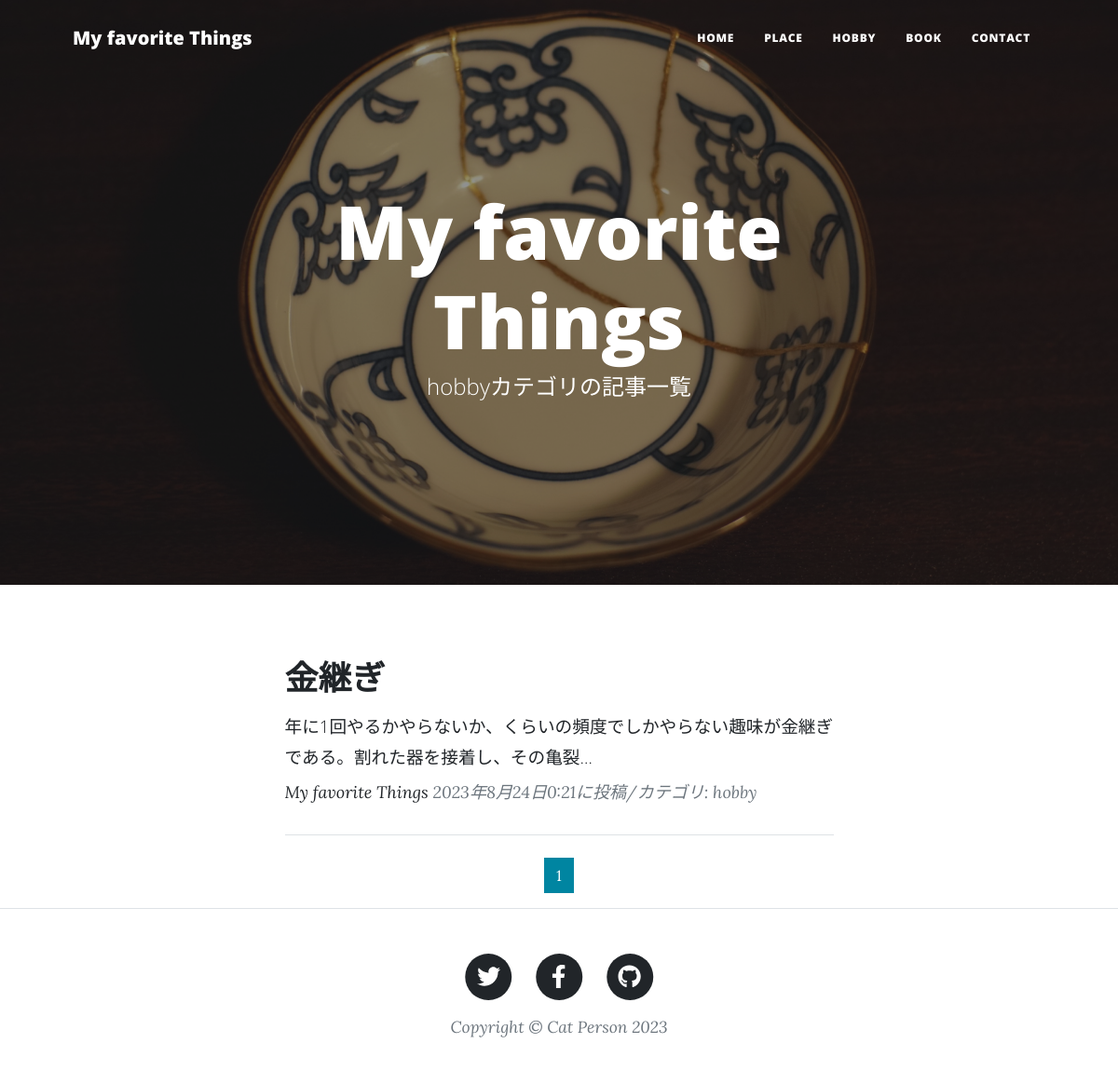
The page /hobby-list/ on the database its author committed.
### blogapp/models.py (models this page shows, shortened)
class BlogPost(models.Model):
    CATEGORY=(('place', '場所'),
              ('hobby', '趣味'),
              ('book', '本'))
    title=models.CharField(
        verbose_name='タイトル',
        max_length=200
    )
    content=models.TextField(
        verbose_name='本文'
    )
    posted_at=models.DateTimeField(
        verbose_name='投稿日時',
        auto_now_add=True
    )
    category=models.CharField(
        verbose_name='カテゴリ',
        max_length=50,
        choices=CATEGORY
    )

### blogapp/views.py (the view)
class HobbyView(ListView):
    template_name='hobby_list.html'
    model=BlogPost
    context_object_name='hobby_records'
    queryset=BlogPost.objects.filter(
        category='hobby').order_by('-posted_at')
    paginate_by=2

### blogapp/templates/hobby_list.html (shortened to what this page needs)
{% extends 'base.html' %}
{% load static %}
{% block header %}
<header class="masthead"
        style="background-image: url({% static 'assets/img/kintsugi.JPG'%})">
    <div class="container position-relative px-4 px-lg-5">
        <div class="row gx-4 gx-lg-5 justify-content-center">
            <div class="col-md-10 col-lg-8 col-xl-7">
                <div class="site-heading">
                    <h1>My favorite Things</h1>
                    <span class="subheading">hobbyカテゴリの記事一覧</span>
                </div>
            </div>
        </div>
    </div>
</header>
{% endblock %}
{% block contents %}
<div class="container px-4 px-lg-5">
    <div class="row gx-4 gx-lg-5 justify-content-center">
        <div class="col-md-10 col-lg-8 col-xl-7">
            {% for record in hobby_records %}
            <div class="post-preview">
                <a href="{% url 'blogapp:blog_detail' record.pk %}">
                    <h2 class="post-title">{{record.title}}</h2>
                    <h3 class="post-subtitle">
                        <span style="font-size : 14pt">{{record.content|truncatechars:50}}
                        </span>
                    </h3>
                </a>
                <p class="post-meta">
                    <a href="#!">My favorite Things</a>
                    {{record.posted_at}}に投稿/カテゴリ:
                    {{record.category}}
                </p>
            </div>
            <hr class="my-4" />
            {% endfor %}
            {% include "pagination.html" %}
        </div>
    </div>
</div>
{% endblock %}

### rows shown on the page
BlogPost: title "金継ぎ", content "年に1回やるかやらないか、くらいの頻度でしかやらない趣味が金継ぎである。割れた器を接着し、その亀裂…", posted_at "2023年8月24日0:21", category "hobby"

### other values the page prints
{{ num }} "1"
